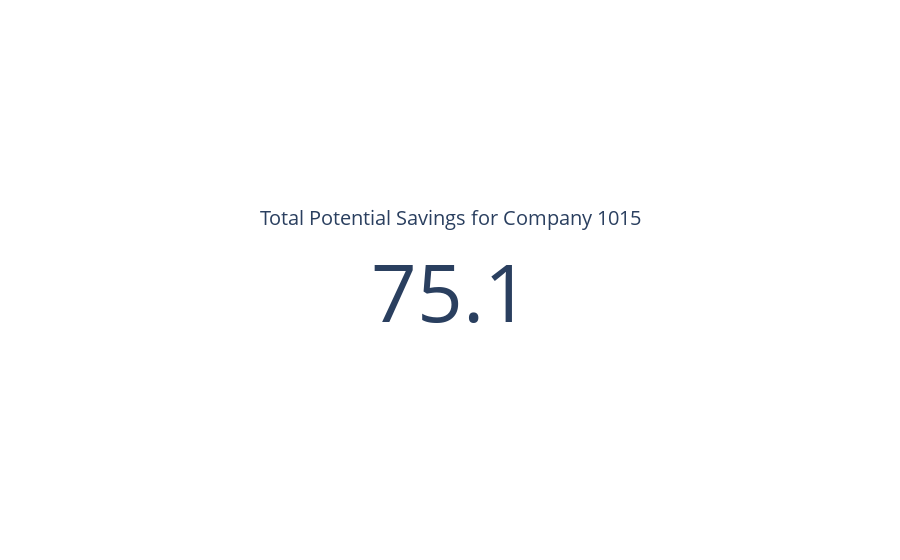
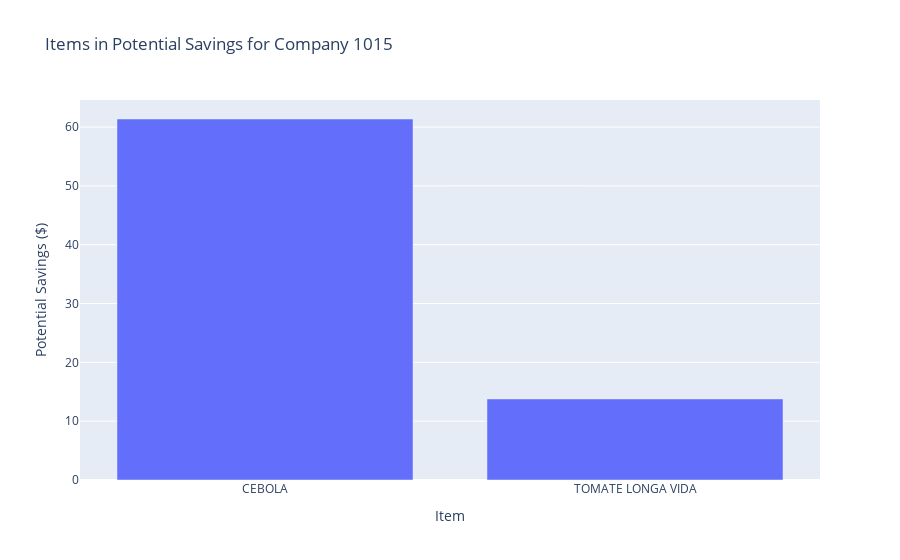

The code cell stored with these charts, in order, in its notebook:
### Code cell
# Example usage
item_quantities = {
    'CEBOLA': 10,
    'TOMATE LONGA VIDA': 15
}
company_id='1015'
check_item_savings(company_id,item_quantities, recent_data, model, only_red_alerts=False)

### Figure 1 — Plotly figure (JSON) as saved in the notebook; plotly's stock layout.template omitted (floating-point values rounded to 4 significant figures)
{"data": [{"mode": "number", "title": {"text": "Total Potential Savings for Company 1015"}, "type": "indicator", "value": 75.15}], "layout": {"autosize": true}}

### Figure 2 — Plotly figure (JSON) as saved in the notebook; plotly's stock layout.template omitted (floating-point values rounded to 4 significant figures)
{"data": [{"type": "bar", "x": ["CEBOLA", "TOMATE LONGA VIDA"], "y": [61.36, 13.78]}], "layout": {"autosize": true, "title": {"text": "Items in Potential Savings for Company 1015"}, "xaxis": {"autorange": true, "range": [-0.5, 1.5], "title": {"text": "Item"}, "type": "category"}, "yaxis": {"autorange": true, "range": [0, 64.59], "title": {"text": "Potential Savings ($)"}, "type": "linear"}}}
